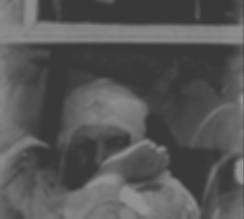
%> input picture contrast stretching, histogram stabilization and adaptive histogram stabilization application/Kadin.bmp, 244 x 219 px
$ octave 'histogram balancing.m'   (GNU Octave 9; MATLAB toolbox functions it lacks are replaced by stand-ins)
%> lines starting %> are read from the running program, lines starting %| are printed output that depends on the picture
%Ecem Büþra Ergün 16253026
% 2. Bolum = Histogram dengeleme

image = imread('D:\Kadin.bmp');
%> image is the input picture: size 219x244 uint8; min 57, max 146, mean 86.7
histeq_image = histeq(image);
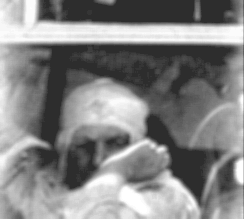
%> histeq_image: size 219x244 uint8; min 45, max 255, mean 131.4

subplot(221);
imshow(image);
title('Orjinal Resim');

subplot(222);
imhist(image);
title('Orjinal Resmin Histogramý');

subplot(223);
imshow(histeq_image);
title('Dengelenmiþ Resim');

subplot(224);
imhist(histeq_image);
title('Histogramý Dengelenmiþ Resim');
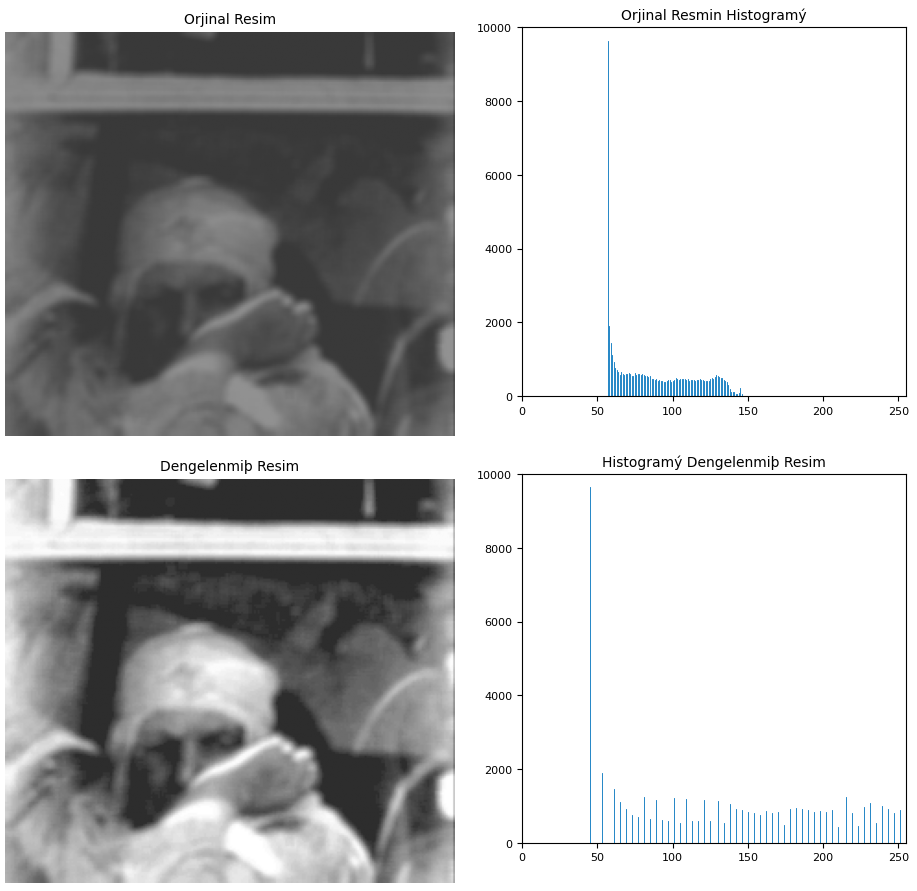
%> figure redrawn from the program's plot data, 4 panels
